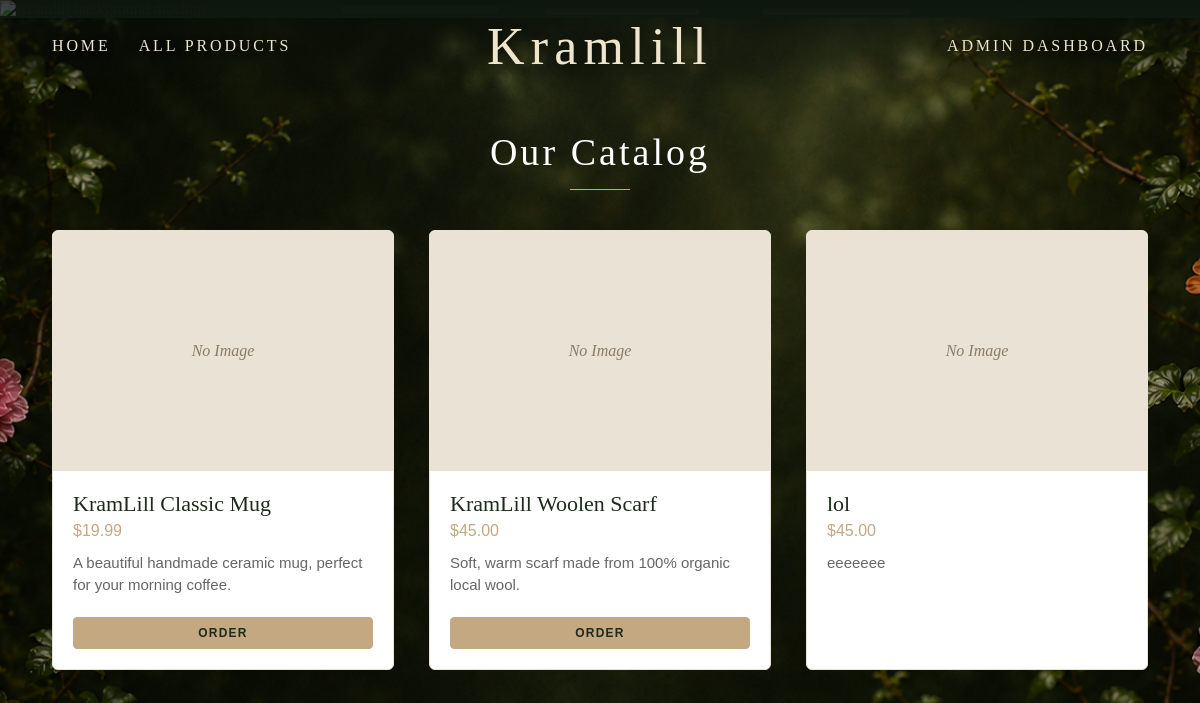
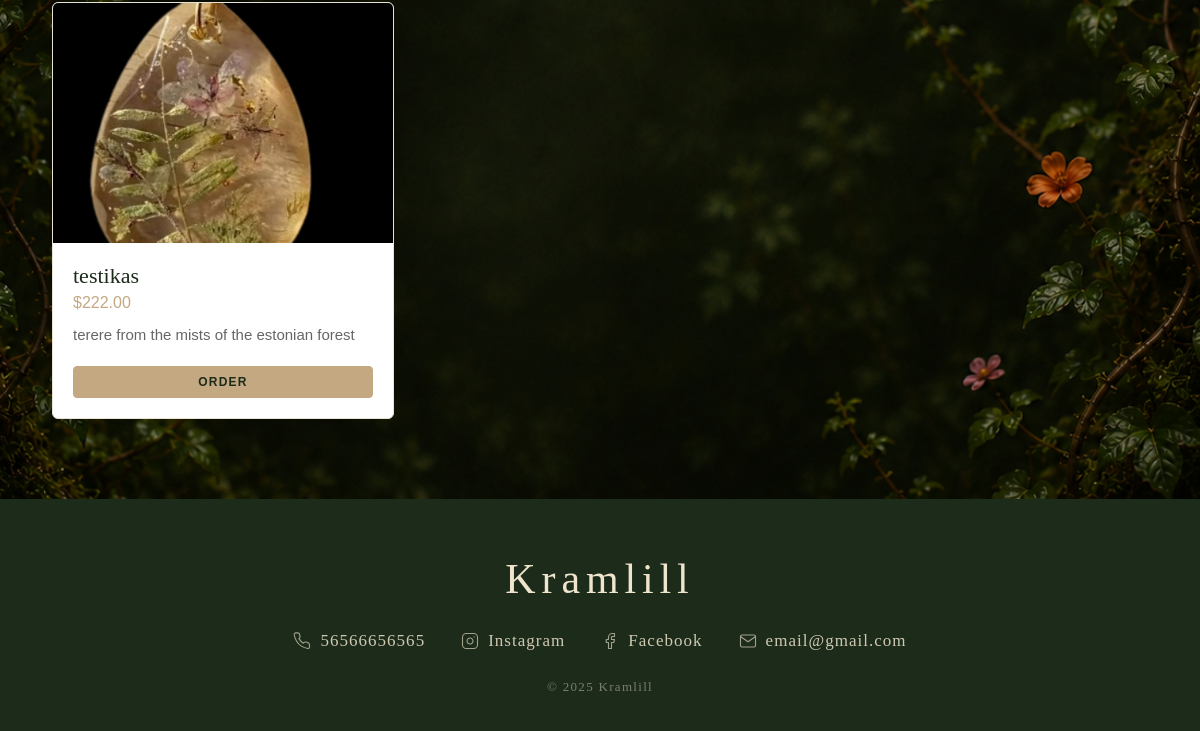
Before: / with the older database file (2 pictures, top to bottom).
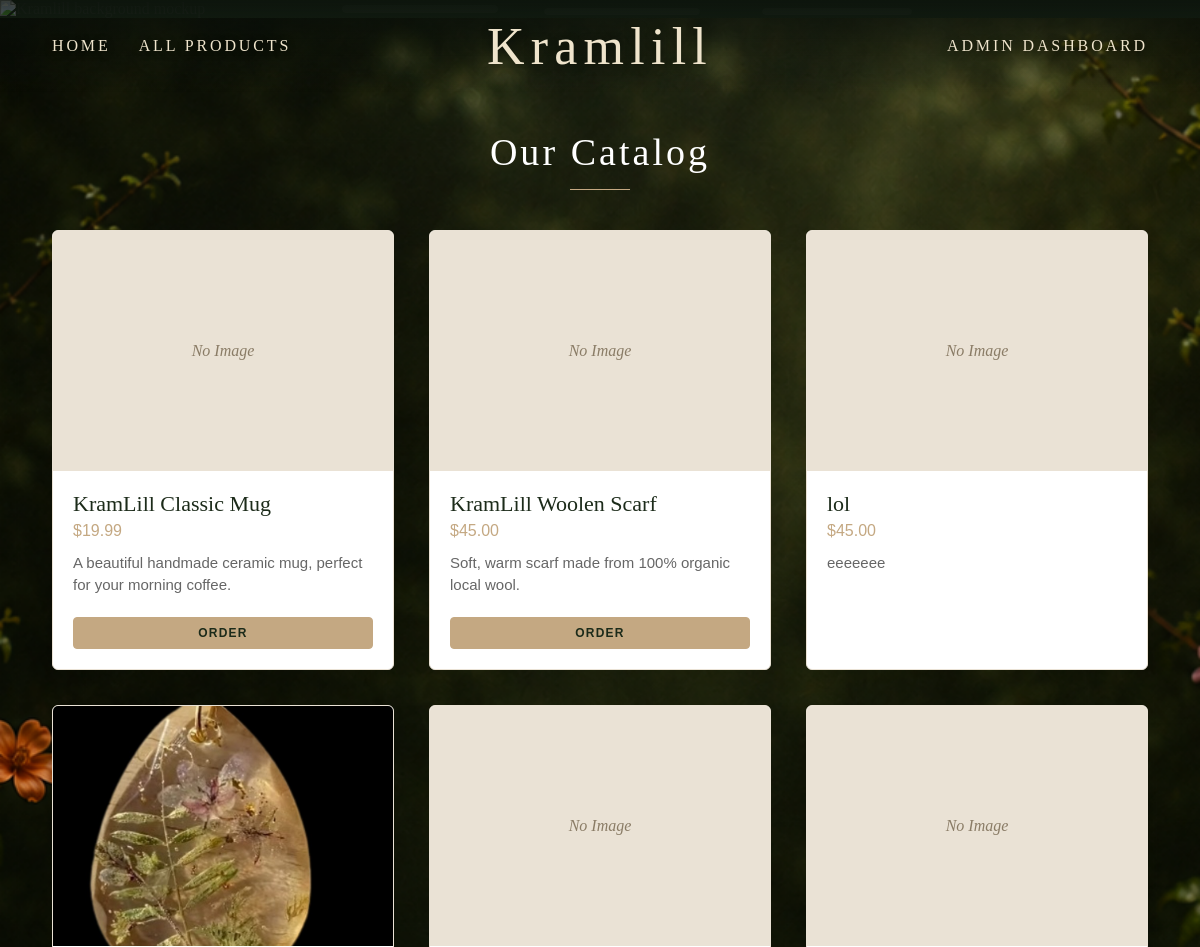
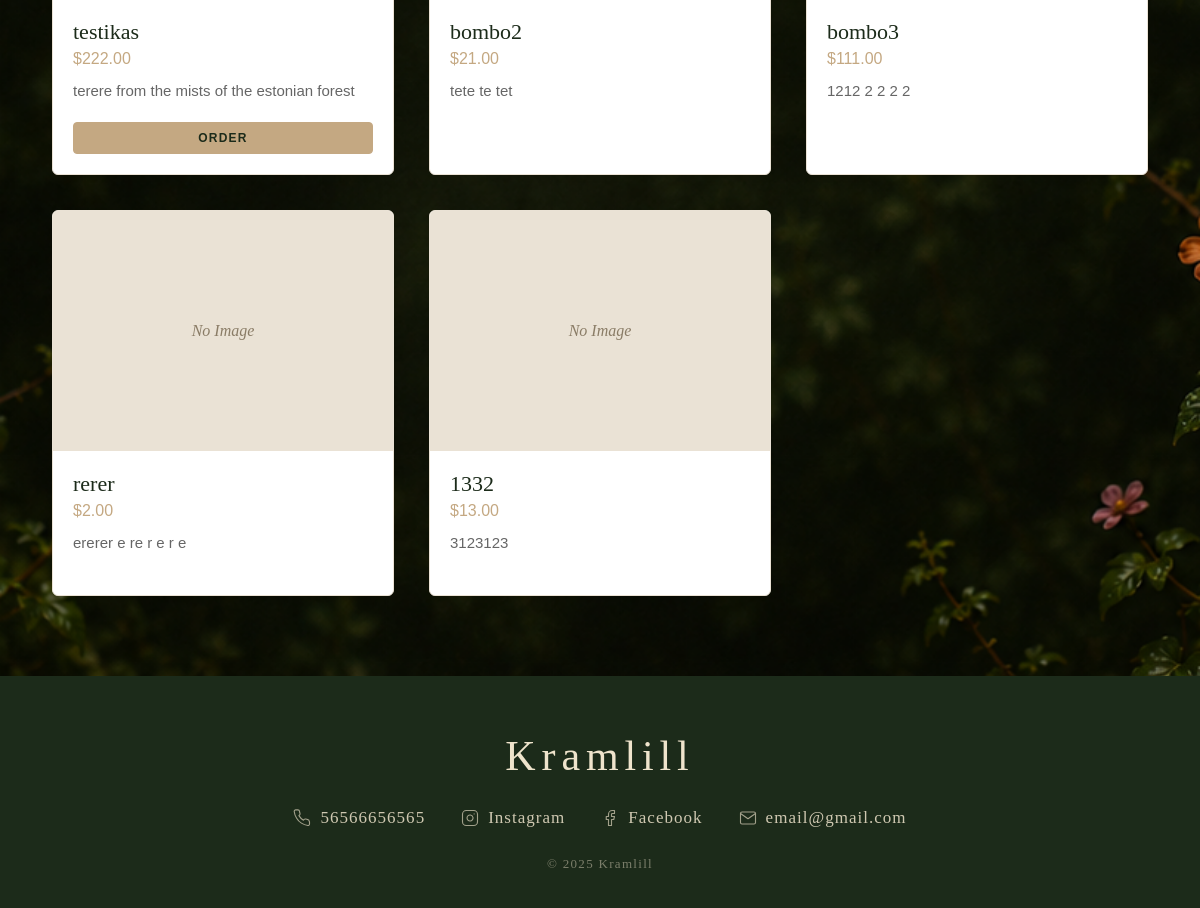
After: the same page with the newer database file (2 pictures, top to bottom).
### backend/models.py (models this page shows, shortened)
class Product(db.Model):
    __tablename__ = 'products'
    id = db.Column(db.Integer, primary_key=True)
    name = db.Column(db.String(120), nullable=False)
    description = db.Column(db.Text, nullable=True)
    price = db.Column(db.Float, nullable=False)
    stock = db.Column(db.Integer, nullable=False, default=0)
    image_filename = db.Column(db.String(255), nullable=True)
    where_to_get = db.Column(db.Text, nullable=True)
    instagram_url = db.Column(db.String(255), nullable=True)
    phone = db.Column(db.String(50), nullable=True)
    category = db.Column(db.String(50), nullable=False, default='Normal')

### backend/app.py (the view)
@app.route('/')
def index():
    pinned_1 = Product.query.filter_by(category='Pinned 1').first()
    pinned_2 = Product.query.filter_by(category='Pinned 2').first()
    pinned_3 = Product.query.filter_by(category='Pinned 3').first()
    normal_products = Product.query.filter_by(category='Normal').all()
    settings = SiteSettings.query.get(1)
    return render_template('index.html', pinned_1=pinned_1, pinned_2=pinned_2, pinned_3=pinned_3, normal_products=normal_products, settings=settings)

### frontend/templates/index.html (shortened to what the changed rows need)
<!DOCTYPE html>
<html lang="en">
<head>
    <link rel="stylesheet" href="{{ url_for('static', filename='css/style.css') }}">
</head>
<body>
{% macro gallery_json(product) -%}
{%- set ns = namespace(urls=[]) -%}
{%- if product.image_filename -%}{%- set ns.urls = ns.urls + [url_for('static', filename='uploads/' + product.image_filename)] -%}{%- endif -%}
{%- for gi in product.gallery_images -%}{%- set ns.urls = ns.urls + [url_for('static', filename='uploads/' + gi.filename)] -%}{%- endfor -%}
{{- ns.urls | tojson -}}
{%- endmacro %}
    <section class="normal-products-section">
        <h2 class="section-title">Our Catalog</h2>
        <div class="normal-grid">
            {% for product in normal_products %}
                <div class="normal-card product-clickable"
                     data-name="{{ product.name }}"
                     data-price="{{ '%.2f'|format(product.price) }}"
                     data-description="{{ product.description or '' }}"
                     data-where="{{ product.where_to_get or '' }}"
                     data-instagram="{{ product.instagram_url or '' }}"
                     data-phone="{{ product.phone or '' }}"
                     data-gallery='{{ gallery_json(product) }}'>
                    <div class="normal-image-container">
                        {% if product.image_filename %}
                            <img src="{{ url_for('static', filename='uploads/' + product.image_filename) }}" alt="{{ product.name }}">
                        {% else %}
                            <div class="normal-image-placeholder">No Image</div>
                        {% endif %}
                    </div>
                    <div class="normal-details">
                        <h3 class="normal-name">{{ product.name }}</h3>
                        <p class="normal-price">${{ "%.2f"|format(product.price) }}</p>
                        <p class="normal-desc">{{ product.description }}</p>
                        <div class="normal-actions">
                            {% if product.phone %}
                                <a href="tel:{{ product.phone }}" class="normal-btn call" onclick="event.stopPropagation()">Order</a>
                            {% endif %}
                        </div>
                    </div>
                </div>
            {% else %}
                <div class="no-products">
                    <p>No additional catalog products available yet.</p>
                </div>
            {% endfor %}
        </div>
    </section>
</body>
</html>

Changed rows visible on the page:
added Product: shows "No Image", name "bombo2", price "21.00", description "tete te tet"
added Product: shows "No Image", name "bombo3", price "111.00", description "1212 2 2 2 2"
added Product: shows "No Image", name "rerer", price "2.00", description "ererer e re r e r e"
added Product: shows "No Image", name "1332", price "13.00", description "3123123"
